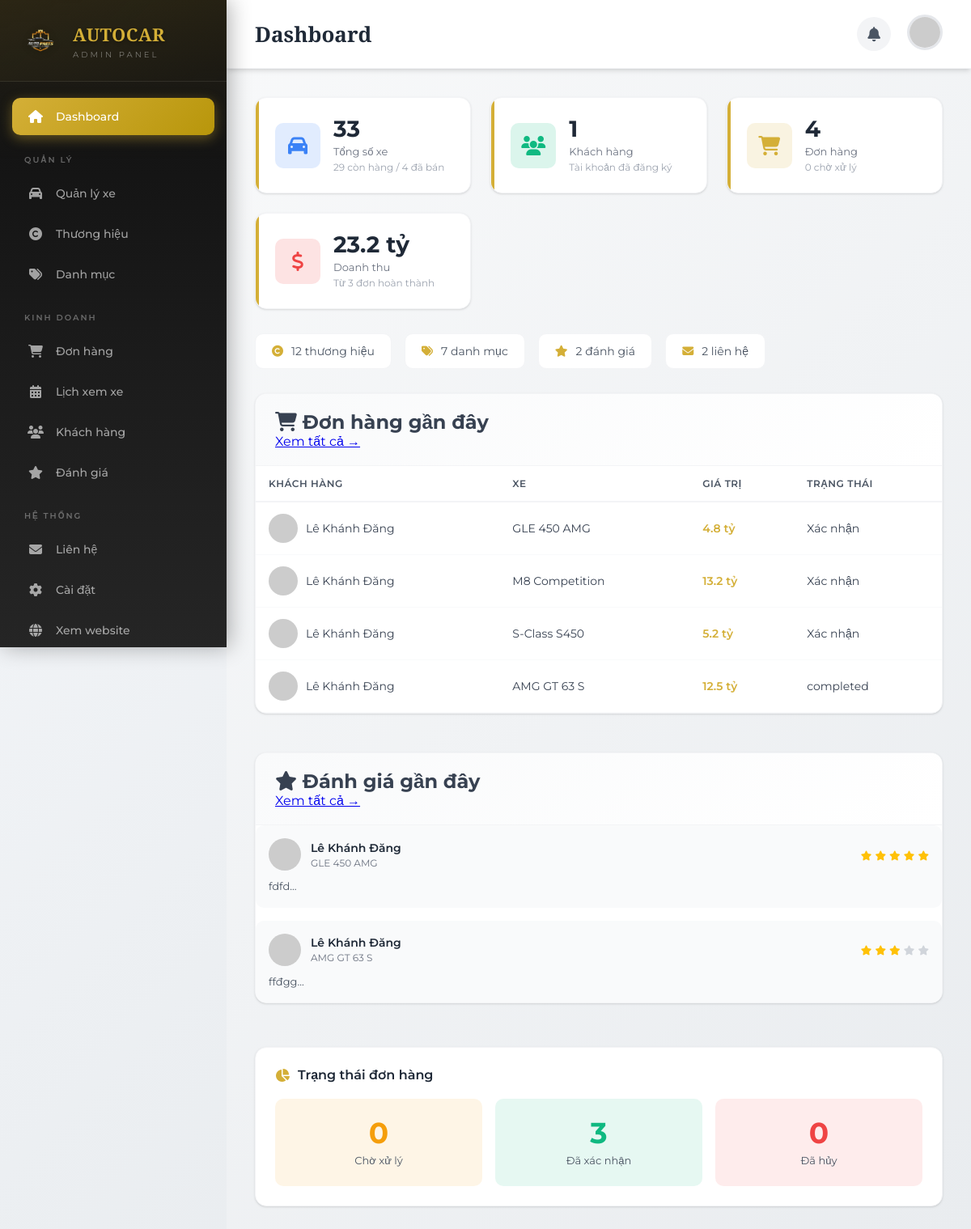
The page /admin/dashboard (signed in) on the database its author committed.
### tables this page shows
CREATE TABLE `orders` (
  `id` int(11) NOT NULL,
  `user_id` int(11) NOT NULL,
  `car_id` int(11) NOT NULL,
  `price` decimal(15,2) NOT NULL,
  `deposit_percentage` int(11) DEFAULT 10,
  `deposit_amount` decimal(15,2) DEFAULT NULL,
  `payment_method` enum('bank_transfer','cash','deposit') NOT NULL,
  `status` enum('pending','confirmed','cancelled','completed') DEFAULT 'pending',
  `notes` text DEFAULT NULL,
  `created_at` timestamp NOT NULL DEFAULT current_timestamp()
);

CREATE TABLE `users` (
  `id` int(11) NOT NULL,
  `username` varchar(100) NOT NULL,
  `email` varchar(100) NOT NULL,
  `password` varchar(255) NOT NULL,
  `full_name` varchar(255) DEFAULT NULL,
  `phone` varchar(20) DEFAULT NULL,
  `address` text DEFAULT NULL,
  `avatar` varchar(255) DEFAULT NULL,
  `remember_token` varchar(100) DEFAULT NULL,
  `role` enum('user','admin') DEFAULT 'user',
  `status` tinyint(1) DEFAULT 1,
  `created_at` timestamp NOT NULL DEFAULT current_timestamp()
);

CREATE TABLE `cars` (
  `id` int(11) NOT NULL,
  `name` varchar(150) NOT NULL,
  `brand_id` int(11) NOT NULL,
  `category_id` int(11) NOT NULL,
  `price` decimal(15,2) NOT NULL,
  `year` int(11) DEFAULT NULL,
  `mileage` int(11) DEFAULT NULL,
  `fuel` enum('gasoline','diesel','electric') DEFAULT NULL,
  `transmission` enum('manual','automatic') DEFAULT NULL,
  `color` varchar(50) DEFAULT NULL,
  `description` text DEFAULT NULL,
  `status` enum('available','sold') DEFAULT 'available',
  `created_at` timestamp NOT NULL DEFAULT current_timestamp()
);

CREATE TABLE `reviews` (
  `id` int(11) NOT NULL,
  `user_id` int(11) NOT NULL,
  `car_id` int(11) NOT NULL,
  `rating` int(11) DEFAULT NULL CHECK (`rating` between 1 and 5),
  `comment` text DEFAULT NULL,
  `created_at` timestamp NOT NULL DEFAULT current_timestamp()
);

### config/config.php (called while the page is built, shortened)
<?php
return [
    'db' => [
        'host'     => 'localhost',
        'dbname'   => 'banxeoto',
        'username' => 'root',
        'password' => '',
        'charset'  => 'utf8mb4'
    ]
];

### config/database.php (called while the page is built)
<?php
class Database
{
    private static $instance = null;
    private $conn;
    private function __construct()
    {
        $config = require __DIR__ . '/config.php';
        $db = $config['db'];
        try {
            $dsn = "mysql:host={$db['host']};dbname={$db['dbname']};charset={$db['charset']}";
            $this->conn = new PDO($dsn, $db['username'], $db['password']);
            $this->conn->setAttribute(PDO::ATTR_ERRMODE, PDO::ERRMODE_EXCEPTION);
            $this->conn->setAttribute(PDO::ATTR_DEFAULT_FETCH_MODE, PDO::FETCH_ASSOC);
        } catch (PDOException $e) {
            die("Lỗi kết nối CSDL: " . $e->getMessage());
        }
    }
    public static function getInstance()
    {
        if (self::$instance === null) {
            self::$instance = new Database();
        }
        return self::$instance;
    }
    public function getConnection()
    {
        return $this->conn;
    }
}

### app/models/BaseModel.php (called while the page is built, shortened)
<?php
require_once __DIR__ . '/../../config/database.php';
class BaseModel
{
    protected $db;
    protected $table;
    public function __construct()
    {
        $this->db = Database::getInstance()->getConnection();
    }
    public function all()
    {
        $stmt = $this->db->prepare("SELECT * FROM {$this->table}");
        $stmt->execute();
        return $stmt->fetchAll();
    }
    public function getAll()
    {
        return $this->all();
    }
}

### app/models/OrderModel.php (called while the page is built, shortened)
<?php
require_once __DIR__ . '/BaseModel.php';
class OrderModel extends BaseModel
{
    protected $table = 'orders';
    public function getAllWithDetails()
    {
        $sql = "SELECT o.*, c.name as car_name, c.price as car_price,
                ci.image_url as car_image, b.name as brand_name,
                u.full_name as user_name, u.email as user_email
                FROM {$this->table} o
                LEFT JOIN cars c ON o.car_id = c.id
                LEFT JOIN car_images ci ON c.id = ci.car_id
                LEFT JOIN brands b ON c.brand_id = b.id
                LEFT JOIN users u ON o.user_id = u.id
                GROUP BY o.id
                ORDER BY o.created_at DESC";
        $stmt = $this->db->prepare($sql);
        $stmt->execute();
        return $stmt->fetchAll();
    }
}

### app/models/ReviewModel.php (called while the page is built, shortened)
<?php
require_once __DIR__ . '/BaseModel.php';
class ReviewModel extends BaseModel
{
    protected $table = 'reviews';
    public function getAllWithDetails()
    {
        $sql = "SELECT r.*, c.name as car_name, ci.image_url as car_image,
                b.name as brand_name,
                u.full_name as user_name, u.email as user_email
                FROM {$this->table} r
                LEFT JOIN cars c ON r.car_id = c.id
                LEFT JOIN car_images ci ON c.id = ci.car_id
                LEFT JOIN brands b ON c.brand_id = b.id
                LEFT JOIN users u ON r.user_id = u.id
                GROUP BY r.id
                ORDER BY r.created_at DESC";
        $stmt = $this->db->prepare($sql);
        $stmt->execute();
        return $stmt->fetchAll();
    }
}

### app/views/admin/dashboard.php (the view, shortened to what this page needs)
<?php
require_once __DIR__ . '/../../models/OrderModel.php';
require_once __DIR__ . '/../../models/ReviewModel.php';
$carModel = new CarModel();
$userModel = new UserModel();
$orderModel = new OrderModel();
$brandModel = new BrandModel();
$categoryModel = new CategoryModel();
$reviewModel = new ReviewModel();
$contactModel = new ContactModel();
$cars = $carModel->getAll();
$users = $userModel->getAll();
$orders = $orderModel->getAllWithDetails();
$brands = $brandModel->getAll();
$categories = $categoryModel->getAll();
$reviews = $reviewModel->getAllWithDetails();
$contacts = $contactModel->getAll();
$totalCars = count($cars);
$totalUsers = count($users);
$totalOrders = count($orders);
$totalBrands = count($brands);
$totalCategories = count($categories);
$totalReviews = count($reviews);
$totalContacts = count($contacts);
$pendingOrders = count(array_filter($orders, fn($o) => $o['status'] === 'pending'));
$confirmedOrders = count(array_filter($orders, fn($o) => $o['status'] === 'confirmed'));
$cancelledOrders = count(array_filter($orders, fn($o) => $o['status'] === 'cancelled'));
$totalRevenue = array_sum(array_map(fn($o) => $o['status'] === 'confirmed' ? $o['price'] : 0, $orders));
$availableCars = count(array_filter($cars, fn($c) => $c['status'] === 'available'));
$soldCars = count(array_filter($cars, fn($c) => $c['status'] === 'sold'));
function formatRevenue($value) {
    if ($value >= 1000000000) {
        return number_format($value / 1000000000, 1) . ' tỷ';
    } elseif ($value >= 1000000) {
        return number_format($value / 1000000, 0) . ' triệu';
    }
    return number_format($value, 0, ',', '.');
}
$recentOrders = array_slice($orders, 0, 5);
$recentReviews = array_slice($reviews, 0, 5);
?>
<!DOCTYPE html>
<html lang="vi">
<head>
    <link rel="stylesheet" href="https://cdnjs.cloudflare.com/ajax/libs/font-awesome/6.4.0/css/all.min.css">
    <link rel="stylesheet" href="<?= BASE_URL ?>/assets/css/admin-common.css">
    <link rel="stylesheet" href="<?= BASE_URL ?>/assets/css/admin-dashboard.css">
</head>
<body>
    <?php $activePage = 'dashboard'; include __DIR__ . '/layouts/sidebar.php'; ?>
    <main class="admin-main">
        <header class="admin-header">
            <h1>Dashboard</h1>
            <div class="header-right">
                <div class="header-notifications">
                    <i class="fas fa-bell"></i>
                </div>
                <div class="header-profile">
                    <img src="https://ui-avatars.com/api/?name=Admin&background=D4AF37&color=fff" alt="Admin">
                </div>
            </div>
        </header>
        <div class="admin-content">
            <div class="stats-grid">
                <div class="stat-card">
                    <div class="stat-icon blue"><i class="fas fa-car"></i></div>
                    <div class="stat-info">
                        <h3><?= $totalCars ?></h3>
                        <p>Tổng số xe</p>
                        <span class="stat-detail"><?= $availableCars ?> còn hàng / <?= $soldCars ?> đã bán</span>
                    </div>
                </div>
                <div class="stat-card">
                    <div class="stat-icon green"><i class="fas fa-users"></i></div>
                    <div class="stat-info">
                        <h3><?= $totalUsers ?></h3>
                        <p>Khách hàng</p>
                        <span class="stat-detail">Tài khoản đã đăng ký</span>
                    </div>
                </div>
                <div class="stat-card">
                    <div class="stat-icon gold"><i class="fas fa-shopping-cart"></i></div>
                    <div class="stat-info">
                        <h3><?= $totalOrders ?></h3>
                        <p>Đơn hàng</p>
                        <span class="stat-detail"><?= $pendingOrders ?> chờ xử lý</span>
                    </div>
                </div>
                <div class="stat-card">
                    <div class="stat-icon red"><i class="fas fa-dollar-sign"></i></div>
                    <div class="stat-info">
                        <h3><?= formatRevenue($totalRevenue) ?></h3>
                        <p>Doanh thu</p>
                        <span class="stat-detail">Từ <?= $confirmedOrders ?> đơn hoàn thành</span>
                    </div>
                </div>
            </div>
            <div class="quick-stats">
                <div class="quick-stat">
                    <i class="fas fa-copyright"></i>
                    <span><?= $totalBrands ?> thương hiệu</span>
                </div>
                <div class="quick-stat">
                    <i class="fas fa-tags"></i>
                    <span><?= $totalCategories ?> danh mục</span>
                </div>
                <div class="quick-stat">
                    <i class="fas fa-star"></i>
                    <span><?= $totalReviews ?> đánh giá</span>
                </div>
                <div class="quick-stat">
                    <i class="fas fa-envelope"></i>
                    <span><?= $totalContacts ?> liên hệ</span>
                </div>
            </div>
            <div class="content-grid">
                <div class="card">
                    <div class="card-header">
                        <h2><i class="fas fa-shopping-cart"></i> Đơn hàng gần đây</h2>
                        <a href="<?= BASE_URL ?>/admin/orders">Xem tất cả →</a>
                    </div>
                    <?php if (count($recentOrders) === 0): ?>
                    <div class="card-empty">
                        <i class="fas fa-inbox"></i>
                        <p>Chưa có đơn hàng nào</p>
                    </div>
                    <?php else: ?>
                    <table class="dashboard-table">
                        <thead>
                            <tr>
                                <th>Khách hàng</th>
                                <th>Xe</th>
                                <th>Giá trị</th>
                                <th>Trạng thái</th>
                            </tr>
                        </thead>
                        <tbody>
                            <?php foreach ($recentOrders as $order): ?>
                            <tr>
                                <td>
                                    <div class="customer">
                                        <img src="https://ui-avatars.com/api/?name=<?= urlencode($order['user_name'] ?? 'User') ?>&background=D4AF37&color=fff" alt="">
                                        <span><?= htmlspecialchars($order['user_name'] ?? 'Khách hàng') ?></span>
                                    </div>
                                </td>
                                <td><?= htmlspecialchars($order['car_name'] ?? 'N/A') ?></td>
                                <td class="price"><?= formatRevenue($order['price']) ?></td>
                                <td>
                                    <span class="status <?= $order['status'] ?>">
                                        <?php
                                        switch($order['status']) {
                                            case 'confirmed': echo 'Xác nhận'; break;
                                            default: echo $order['status'];
                                        }
                                        ?>
                                    </span>
                                </td>
                            </tr>
                            <?php endforeach; ?>
                        </tbody>
                    </table>
                    <?php endif; ?>
                </div>
                <div class="card">
                    <div class="card-header">
                        <h2><i class="fas fa-star"></i> Đánh giá gần đây</h2>
                        <a href="<?= BASE_URL ?>/admin/reviews">Xem tất cả →</a>
                    </div>
                    <?php if (count($recentReviews) === 0): ?>
                    <div class="card-empty">
                        <i class="fas fa-comment-slash"></i>
                        <p>Chưa có đánh giá nào</p>
                    </div>
                    <?php else: ?>
                    <div class="reviews-list">
                        <?php foreach ($recentReviews as $review): ?>
                        <div class="review-item">
                            <div class="review-header">
                                <img src="https://ui-avatars.com/api/?name=<?= urlencode($review['user_name'] ?? 'User') ?>&background=D4AF37&color=fff" alt="">
                                <div class="review-info">
                                    <h4><?= htmlspecialchars($review['user_name'] ?? 'Khách hàng') ?></h4>
                                    <p><?= htmlspecialchars($review['car_name'] ?? '') ?></p>
                                </div>
                                <div class="review-rating">
                                    <?php for ($i = 1; $i <= 5; $i++): ?>
                                    <i class="fas fa-star <?= $i <= $review['rating'] ? '' : 'empty' ?>"></i>
                                    <?php endfor; ?>
                                </div>
                            </div>
                            <p class="review-text"><?= htmlspecialchars(mb_substr($review['comment'], 0, 100)) ?>...</p>
                        </div>
                        <?php endforeach; ?>
                    </div>
                    <?php endif; ?>
                </div>
            </div>
            <div class="status-summary">
                <h3><i class="fas fa-chart-pie"></i> Trạng thái đơn hàng</h3>
                <div class="status-cards">
                    <div class="status-card pending">
                        <div class="status-number"><?= $pendingOrders ?></div>
                        <div class="status-label">Chờ xử lý</div>
                    </div>
                    <div class="status-card confirmed">
                        <div class="status-number"><?= $confirmedOrders ?></div>
                        <div class="status-label">Đã xác nhận</div>
                    </div>
                    <div class="status-card cancelled">
                        <div class="status-number"><?= $cancelledOrders ?></div>
                        <div class="status-label">Đã hủy</div>
                    </div>
                </div>
            </div>
        </div>
    </main>
</body>
</html>

### rows shown on the page
orders: user.full_name "Lê Khánh Đăng", car.name "GLE 450 AMG", price "4.8 tỷ", status "Xác nhận"
orders: user.full_name "Lê Khánh Đăng", car.name "M8 Competition", price "13.2 tỷ", status "Xác nhận"
orders: user.full_name "Lê Khánh Đăng", car.name "S-Class S450", price "5.2 tỷ", status "Xác nhận"
orders: user.full_name "Lê Khánh Đăng", car.name "AMG GT 63 S", price "12.5 tỷ", status "completed"
reviews: user.full_name "Lê Khánh Đăng", car.name "GLE 450 AMG", rating 5 (drawn), comment "fdfd"
reviews: user.full_name "Lê Khánh Đăng", car.name "AMG GT 63 S", rating 3 (drawn), comment "ffđgg"

### other values the page prints
$totalCars "33"
$availableCars "29"
$soldCars "4"
$totalUsers "1"
$totalOrders "4"
$pendingOrders "0"
formatRevenue($totalRevenue) "23.2 tỷ"
$confirmedOrders "3"
$totalBrands "12"
$totalCategories "7"
$totalReviews "2"
$totalContacts "2"
$cancelledOrders "0"
